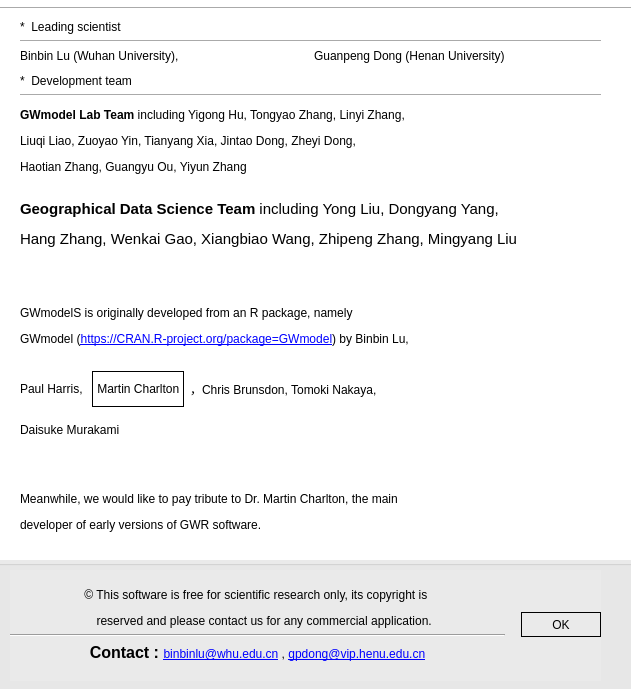
<?xml version="1.0" encoding="UTF-8"?>
<ui version="4.0">
 <class>aboutDevelopers</class>
 <widget class="QDialog" name="aboutDevelopers">
  <property name="geometry">
   <rect>
    <x>0</x>
    <y>0</y>
    <width>631</width>
    <height>689</height>
   </rect>
  </property>
  <property name="windowTitle">
   <string>Dialog</string>
  </property>
  <property name="styleSheet">
   <string notr="true">background-color: rgb(255, 255, 255);</string>
  </property>
  <widget class="QGroupBox" name="groupBox">
   <property name="geometry">
    <rect>
     <x>-10</x>
     <y>560</y>
     <width>811</width>
     <height>171</height>
    </rect>
   </property>
   <property name="sizePolicy">
    <sizepolicy hsizetype="Expanding" vsizetype="Preferred">
     <horstretch>0</horstretch>
     <verstretch>0</verstretch>
    </sizepolicy>
   </property>
   <property name="styleSheet">
    <string notr="true">background-color: rgb(234, 234, 234);</string>
   </property>
   <property name="title">
    <string/>
   </property>
   <widget class="QWidget" name="">
    <property name="geometry">
     <rect>
      <x>20</x>
      <y>10</y>
      <width>591</width>
      <height>111</height>
     </rect>
    </property>
    <layout class="QGridLayout" name="gridLayout_2">
     <item row="0" column="0">
      <layout class="QVBoxLayout" name="verticalLayout_2">
       <item>
        <widget class="QLabel" name="label_8">
         <property name="styleSheet">
          <string notr="true">font: 11pt &quot;Times New Roman&quot;;</string>
         </property>
         <property name="text">
          <string>&lt;html&gt;&lt;head/&gt;&lt;body&gt;&lt;p align=&quot;center&quot;&gt;© This software is free for scientific research only, its copyright is &lt;/p&gt;&lt;p align=&quot;center&quot;&gt;    reserved and please contact us for any commercial application.&lt;/p&gt;&lt;/body&gt;&lt;/html&gt;</string>
         </property>
        </widget>
       </item>
       <item>
        <widget class="Line" name="line_4">
         <property name="orientation">
          <enum>Qt::Horizontal</enum>
         </property>
        </widget>
       </item>
       <item>
        <widget class="QLabel" name="label_10">
         <property name="styleSheet">
          <string notr="true">font: 11pt &quot;Times New Roman&quot;;</string>
         </property>
         <property name="text">
          <string>&lt;html&gt;&lt;head/&gt;&lt;body&gt;&lt;p align=&quot;center&quot;&gt;&lt;span style=&quot; font-size:12pt; font-weight:600;&quot;&gt;Contact : &lt;/span&gt;&lt;a href=&quot;binbinlu@whu.edu.cn&quot;&gt;&lt;span style=&quot; text-decoration: underline; color:#0000ff;&quot;&gt;binbinlu@whu.edu.cn&lt;/span&gt;&lt;/a&gt; , &lt;a href=&quot;gpdong@vip.henu.edu.cn&quot;&gt;&lt;span style=&quot; text-decoration: underline; color:#0000ff;&quot;&gt;gpdong@vip.henu.edu.cn&lt;/span&gt;&lt;/a&gt;&lt;/p&gt;&lt;/body&gt;&lt;/html&gt;</string>
         </property>
        </widget>
       </item>
      </layout>
     </item>
     <item row="0" column="2">
      <widget class="QPushButton" name="btnOK">
       <property name="sizePolicy">
        <sizepolicy hsizetype="Preferred" vsizetype="Fixed">
         <horstretch>0</horstretch>
         <verstretch>30</verstretch>
        </sizepolicy>
       </property>
       <property name="minimumSize">
        <size>
         <width>60</width>
         <height>25</height>
        </size>
       </property>
       <property name="maximumSize">
        <size>
         <width>80</width>
         <height>16777215</height>
        </size>
       </property>
       <property name="styleSheet">
        <string notr="true">border:1px solid rgb(0, 0, 0);
</string>
       </property>
       <property name="text">
        <string>OK</string>
       </property>
      </widget>
     </item>
     <item row="0" column="1">
      <spacer name="horizontalSpacer">
       <property name="orientation">
        <enum>Qt::Horizontal</enum>
       </property>
       <property name="sizeType">
        <enum>QSizePolicy::Fixed</enum>
       </property>
       <property name="sizeHint" stdset="0">
        <size>
         <width>10</width>
         <height>20</height>
        </size>
       </property>
      </spacer>
     </item>
    </layout>
   </widget>
  </widget>
  <widget class="Line" name="line">
   <property name="geometry">
    <rect>
     <x>0</x>
     <y>0</y>
     <width>661</width>
     <height>16</height>
    </rect>
   </property>
   <property name="orientation">
    <enum>Qt::Horizontal</enum>
   </property>
  </widget>
  <widget class="QWidget" name="">
   <property name="geometry">
    <rect>
     <x>20</x>
     <y>20</y>
     <width>581</width>
     <height>531</height>
    </rect>
   </property>
   <layout class="QGridLayout" name="gridLayout">
    <item row="4" column="0">
     <widget class="QLabel" name="label_16">
      <property name="styleSheet">
       <string notr="true">font: 11pt &quot;Times New Roman&quot;;</string>
      </property>
      <property name="text">
       <string>&lt;html&gt;&lt;head/&gt;&lt;body&gt;&lt;p&gt;GWmodelS is originally developed from an R package, namely &lt;/p&gt;&lt;p&gt;GWmodel (&lt;a href=&quot;https://CRAN.R-project.org/package=GWmodel&quot;&gt;&lt;span style=&quot; text-decoration: underline; color:#0000ff;&quot;&gt;https://CRAN.R-project.org/package=GWmodel&lt;/span&gt;&lt;/a&gt;) by Binbin Lu, &lt;/p&gt;&lt;/body&gt;&lt;/html&gt;</string>
      </property>
     </widget>
    </item>
    <item row="5" column="0">
     <layout class="QVBoxLayout" name="verticalLayout">
      <item>
       <layout class="QHBoxLayout" name="horizontalLayout">
        <item>
         <widget class="QLabel" name="label_20">
          <property name="styleSheet">
           <string notr="true">font: 11pt &quot;Times New Roman&quot;;</string>
          </property>
          <property name="text">
           <string>&lt;html&gt;&lt;head/&gt;&lt;body&gt;&lt;p&gt;Paul Harris, &lt;/p&gt;&lt;/body&gt;&lt;/html&gt;</string>
          </property>
         </widget>
        </item>
        <item>
         <widget class="QLabel" name="label_3">
          <property name="styleSheet">
           <string notr="true">border: 1px solid rgb(0,0,0);
font: 11pt &quot;Times New Roman&quot;;</string>
          </property>
          <property name="text">
           <string> Martin Charlton </string>
          </property>
          <property name="indent">
           <number>1</number>
          </property>
         </widget>
        </item>
        <item>
         <widget class="QLabel" name="label_22">
          <property name="styleSheet">
           <string notr="true">font: 11pt &quot;Times New Roman&quot;;</string>
          </property>
          <property name="text">
           <string>&lt;html&gt;&lt;head/&gt;&lt;body&gt;&lt;p&gt;，Chris Brunsdon, Tomoki Nakaya, &lt;/p&gt;&lt;/body&gt;&lt;/html&gt;</string>
          </property>
         </widget>
        </item>
        <item>
         <spacer name="horizontalSpacer_2">
          <property name="orientation">
           <enum>Qt::Horizontal</enum>
          </property>
          <property name="sizeHint" stdset="0">
           <size>
            <width>40</width>
            <height>20</height>
           </size>
          </property>
         </spacer>
        </item>
       </layout>
      </item>
      <item>
       <widget class="QLabel" name="label_21">
        <property name="styleSheet">
         <string notr="true">font: 11pt &quot;Times New Roman&quot;;</string>
        </property>
        <property name="text">
         <string>&lt;html&gt;&lt;head/&gt;&lt;body&gt;&lt;p&gt;Daisuke Murakami&lt;/p&gt;&lt;/body&gt;&lt;/html&gt;</string>
        </property>
       </widget>
      </item>
     </layout>
    </item>
    <item row="0" column="0">
     <layout class="QVBoxLayout" name="verticalLayout_3">
      <item>
       <widget class="QLabel" name="label_9">
        <property name="styleSheet">
         <string notr="true">font: 75 14pt &quot;Times New Roman&quot;;</string>
        </property>
        <property name="text">
         <string>*  Leading scientist</string>
        </property>
       </widget>
      </item>
      <item>
       <widget class="Line" name="line_5">
        <property name="orientation">
         <enum>Qt::Horizontal</enum>
        </property>
       </widget>
      </item>
      <item>
       <layout class="QHBoxLayout" name="horizontalLayout_2">
        <item>
         <widget class="QLabel" name="label_11">
          <property name="styleSheet">
           <string notr="true">font: 11pt &quot;Times New Roman&quot;;</string>
          </property>
          <property name="text">
           <string>Binbin Lu (Wuhan University),</string>
          </property>
         </widget>
        </item>
        <item>
         <widget class="QLabel" name="label_14">
          <property name="styleSheet">
           <string notr="true">font: 11pt &quot;Times New Roman&quot;;</string>
          </property>
          <property name="text">
           <string>Guanpeng Dong (Henan University)</string>
          </property>
         </widget>
        </item>
       </layout>
      </item>
      <item>
       <spacer name="verticalSpacer_2">
        <property name="orientation">
         <enum>Qt::Vertical</enum>
        </property>
        <property name="sizeType">
         <enum>QSizePolicy::Fixed</enum>
        </property>
        <property name="sizeHint" stdset="0">
         <size>
          <width>20</width>
          <height>5</height>
         </size>
        </property>
       </spacer>
      </item>
      <item>
       <widget class="QLabel" name="label_15">
        <property name="styleSheet">
         <string notr="true">font: 75 14pt &quot;Times New Roman&quot;;</string>
        </property>
        <property name="text">
         <string>*  Development team</string>
        </property>
       </widget>
      </item>
      <item>
       <widget class="Line" name="line_6">
        <property name="orientation">
         <enum>Qt::Horizontal</enum>
        </property>
       </widget>
      </item>
     </layout>
    </item>
    <item row="2" column="0">
     <widget class="QLabel" name="label_18">
      <property name="styleSheet">
       <string notr="true">font: 11pt &quot;Times New Roman&quot;;</string>
      </property>
      <property name="text">
       <string>&lt;html&gt;&lt;head/&gt;&lt;body&gt;&lt;p&gt;&lt;span style=&quot; font-size:11pt; font-weight:600;&quot;&gt;Geographical Data Science Team&lt;/span&gt;&lt;span style=&quot; font-size:11pt;&quot;&gt;  including Yong Liu, Dongyang Yang, &lt;/span&gt;&lt;/p&gt;&lt;p&gt;&lt;span style=&quot; font-size:11pt;&quot;&gt;Hang Zhang, Wenkai Gao, Xiangbiao Wang, Zhipeng Zhang, Mingyang Liu&lt;/span&gt;&lt;/p&gt;&lt;/body&gt;&lt;/html&gt;</string>
      </property>
     </widget>
    </item>
    <item row="7" column="0">
     <widget class="QLabel" name="label_19">
      <property name="styleSheet">
       <string notr="true">font: 75 italic 10pt &quot;Times New Roman&quot;;</string>
      </property>
      <property name="text">
       <string>&lt;html&gt;&lt;head/&gt;&lt;body&gt;&lt;p&gt;Meanwhile, we would like to pay tribute to Dr. Martin Charlton, the main &lt;/p&gt;&lt;p&gt;developer of early versions of GWR software.&lt;/p&gt;&lt;/body&gt;&lt;/html&gt;</string>
      </property>
     </widget>
    </item>
    <item row="1" column="0">
     <widget class="QLabel" name="label_17">
      <property name="styleSheet">
       <string notr="true">font: 11pt &quot;Times New Roman&quot;;</string>
      </property>
      <property name="text">
       <string>&lt;html&gt;&lt;head/&gt;&lt;body&gt;&lt;p&gt;&lt;span style=&quot; font-weight:600;&quot;&gt;GWmodel Lab Team&lt;/span&gt;  including Yigong Hu, Tongyao Zhang, Linyi Zhang, &lt;/p&gt;&lt;p&gt;Liuqi Liao, Zuoyao Yin, Tianyang Xia, Jintao Dong, Zheyi Dong, &lt;/p&gt;Haotian Zhang, Guangyu Ou, Yiyun Zhang&lt;/p&gt;&lt;/body&gt;&lt;/html&gt;</string>
      </property>
     </widget>
    </item>
    <item row="6" column="0">
     <spacer name="verticalSpacer">
      <property name="orientation">
       <enum>Qt::Vertical</enum>
      </property>
      <property name="sizeType">
       <enum>QSizePolicy::Fixed</enum>
      </property>
      <property name="sizeHint" stdset="0">
       <size>
        <width>20</width>
        <height>20</height>
       </size>
      </property>
     </spacer>
    </item>
    <item row="3" column="0">
     <spacer name="verticalSpacer_3">
      <property name="orientation">
       <enum>Qt::Vertical</enum>
      </property>
      <property name="sizeType">
       <enum>QSizePolicy::Fixed</enum>
      </property>
      <property name="sizeHint" stdset="0">
       <size>
        <width>20</width>
        <height>20</height>
       </size>
      </property>
     </spacer>
    </item>
   </layout>
  </widget>
 </widget>
 <resources/>
 <connections>
  <connection>
   <sender>btnOK</sender>
   <signal>clicked()</signal>
   <receiver>aboutDevelopers</receiver>
   <slot>close()</slot>
   <hints>
    <hint type="sourcelabel">
     <x>546</x>
     <y>273</y>
    </hint>
    <hint type="destinationlabel">
     <x>319</x>
     <y>147</y>
    </hint>
   </hints>
  </connection>
 </connections>
</ui>
